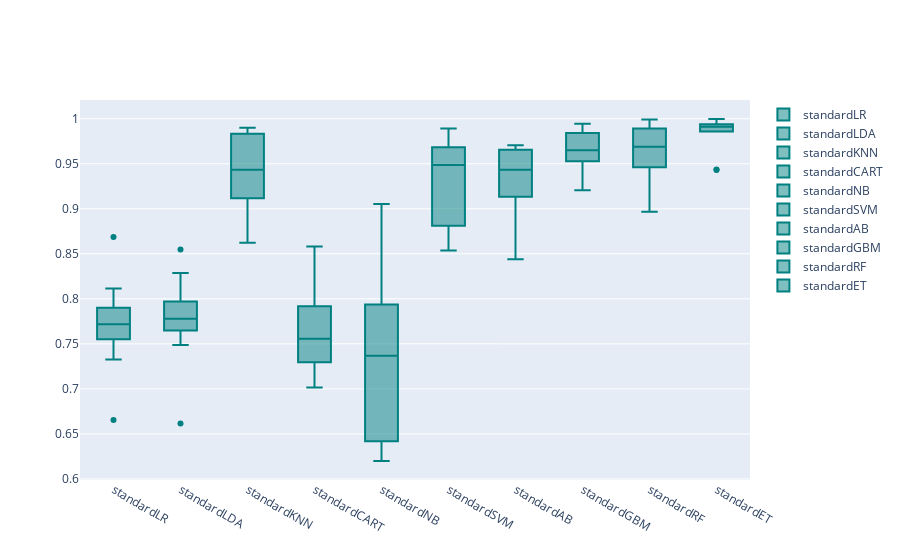

The notebook cell saved with this chart:
### Code cell
models = GetScaledModel('standard')
names,results = BasedLine2(X_train, y_train,models)
PlotBoxR().PlotResult(names,results)
scaledScoreStandard = ScoreDataFrame(names,results)
compareModels = pd.concat([basedLineScore,
                           scaledScoreStandard], axis=1)
compareModels

### Figure 1 — Plotly figure (JSON) as saved in the notebook; plotly's stock layout.template omitted (floating-point values rounded to 4 significant figures)
{"data": [{"marker": {"color": "rgb(0, 128, 128)"}, "name": "standardLR", "type": "box", "y": [0.7325, 0.8688, 0.7551, 0.8114, 0.6655, 0.7714, 0.7872, 0.7641, 0.7902, 0.7721]}, {"marker": {"color": "rgb(0, 128, 128)"}, "name": "standardLDA", "type": "box", "y": [0.7489, 0.8547, 0.7658, 0.8288, 0.6616, 0.7675, 0.7883, 0.7962, 0.7971, 0.7647]}, {"marker": {"color": "rgb(0, 128, 128)"}, "name": "standardKNN", "type": "box", "y": [0.9116, 0.9896, 0.8888, 0.9454, 0.8623, 0.9735, 0.9899, 0.9398, 0.9833, 0.9416]}, {"marker": {"color": "rgb(0, 128, 128)"}, "name": "standardCART", "type": "box", "y": [0.7297, 0.7782, 0.7264, 0.7331, 0.7714, 0.8266, 0.7917, 0.7016, 0.7398, 0.858]}, {"marker": {"color": "rgb(0, 128, 128)"}, "name": "standardNB", "type": "box", "y": [0.7635, 0.9054, 0.6419, 0.8316, 0.6199, 0.6802, 0.71, 0.6261, 0.7908, 0.7937]}, {"marker": {"color": "rgb(0, 128, 128)"}, "name": "standardSVM", "type": "box", "y": [0.8536, 0.978, 0.9459, 0.9319, 0.8812, 0.9516, 0.9893, 0.8705, 0.9683, 0.9626]}, {"marker": {"color": "rgb(0, 128, 128)"}, "name": "standardAB", "type": "box", "y": [0.9505, 0.9657, 0.9448, 0.942, 0.9245, 0.8671, 0.844, 0.9657, 0.9705, 0.9133]}, {"marker": {"color": "rgb(0, 128, 128)"}, "name": "standardGBM", "type": "box", "y": [0.9375, 0.9921, 0.9645, 0.9657, 0.9206, 0.9944, 0.9842, 0.9527, 0.9632, 0.9762]}, {"marker": {"color": "rgb(0, 128, 128)"}, "name": "standardRF", "type": "box", "y": [0.9462, 0.9893, 0.9406, 0.9744, 0.8967, 0.9918, 0.9893, 0.9589, 0.9632, 0.9991]}, {"marker": {"color": "rgb(0, 128, 128)"}, "name": "standardET", "type": "box", "y": [0.9859, 0.9901, 0.9918, 0.9938, 0.9431, 0.9932, 0.9997, 0.9896, 0.9946, 0.9436]}], "layout": {}}
